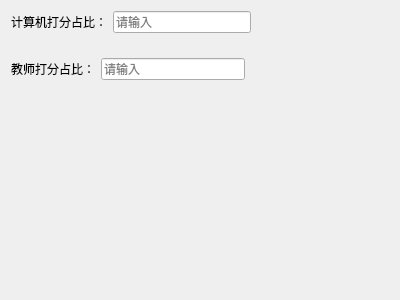
<?xml version="1.0" encoding="UTF-8"?>
<ui version="4.0">
 <class>WeightManageWidget</class>
 <widget class="QWidget" name="WeightManageWidget">
  <property name="geometry">
   <rect>
    <x>0</x>
    <y>0</y>
    <width>400</width>
    <height>300</height>
   </rect>
  </property>
  <property name="windowTitle">
   <string>WeightManageWidget</string>
  </property>
  <layout class="QVBoxLayout" name="verticalLayout">
   <property name="spacing">
    <number>25</number>
   </property>
   <item>
    <layout class="QHBoxLayout" name="horizontalLayout">
     <item>
      <widget class="QLabel" name="label">
       <property name="text">
        <string>计算机打分占比：</string>
       </property>
      </widget>
     </item>
     <item>
      <widget class="QLineEdit" name="lineEdit">
       <property name="inputMask">
        <string/>
       </property>
       <property name="placeholderText">
        <string>请输入</string>
       </property>
      </widget>
     </item>
     <item>
      <spacer name="horizontalSpacer_2">
       <property name="orientation">
        <enum>Qt::Horizontal</enum>
       </property>
       <property name="sizeHint" stdset="0">
        <size>
         <width>40</width>
         <height>20</height>
        </size>
       </property>
      </spacer>
     </item>
    </layout>
   </item>
   <item>
    <layout class="QHBoxLayout" name="horizontalLayout_2">
     <item>
      <widget class="QLabel" name="label_2">
       <property name="text">
        <string>教师打分占比：</string>
       </property>
      </widget>
     </item>
     <item>
      <widget class="QLineEdit" name="lineEdit_2">
       <property name="inputMask">
        <string/>
       </property>
       <property name="text">
        <string/>
       </property>
       <property name="placeholderText">
        <string>请输入</string>
       </property>
      </widget>
     </item>
     <item>
      <spacer name="horizontalSpacer">
       <property name="orientation">
        <enum>Qt::Horizontal</enum>
       </property>
       <property name="sizeHint" stdset="0">
        <size>
         <width>40</width>
         <height>20</height>
        </size>
       </property>
      </spacer>
     </item>
    </layout>
   </item>
   <item>
    <spacer name="verticalSpacer">
     <property name="orientation">
      <enum>Qt::Vertical</enum>
     </property>
     <property name="sizeHint" stdset="0">
      <size>
       <width>20</width>
       <height>40</height>
      </size>
     </property>
    </spacer>
   </item>
  </layout>
 </widget>
 <layoutdefault spacing="6" margin="11"/>
 <resources/>
 <connections/>
</ui>
